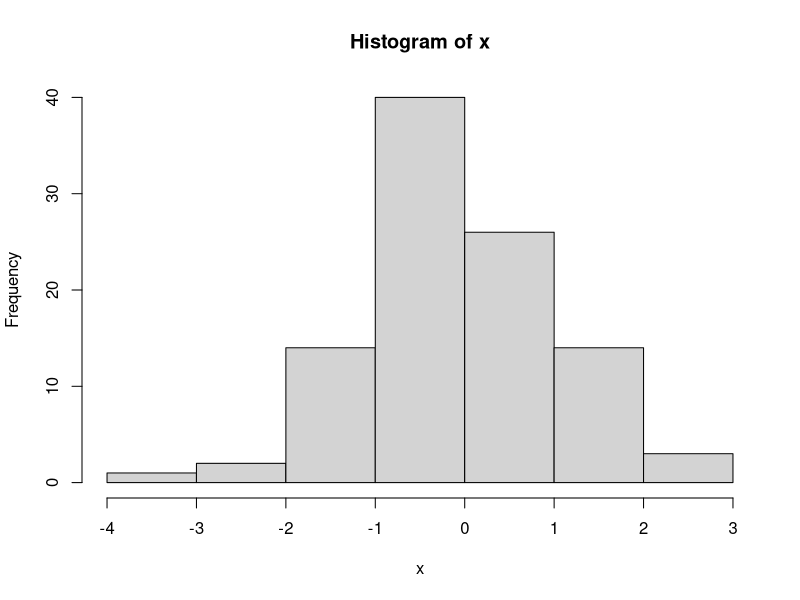

The R script that drew this image:
x <- rnorm(100)
hist(x)

# This is a random code

# Token: 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


length(x)
sum(x^2)
